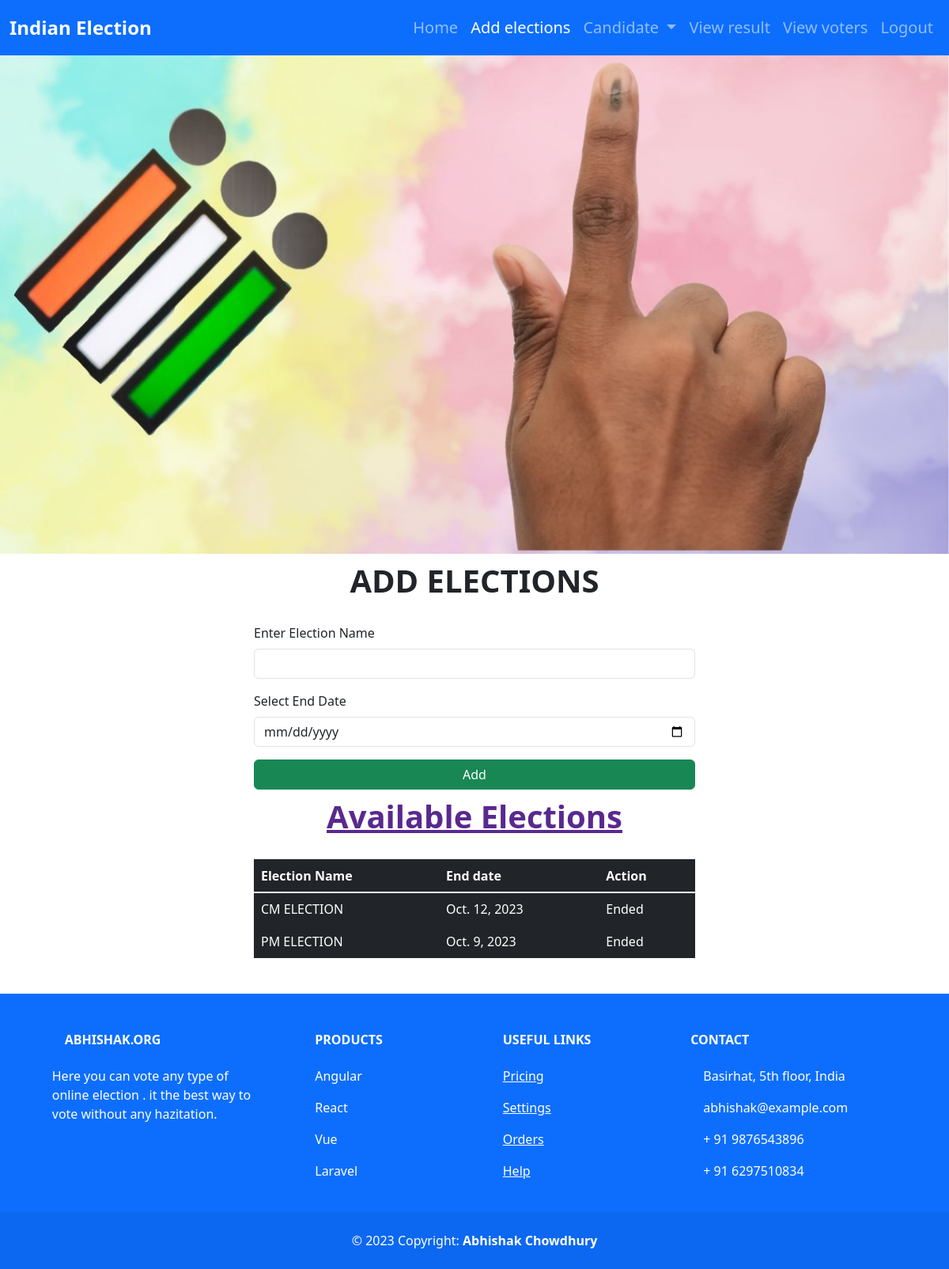
/add-election (signed in), run on the app's committed database.
### myapp/models.py (models this page shows)
class BaseModel(models.Model):
    u_id=models.UUIDField(default=uuid.uuid4,editable=False,unique=True)
    created_at=models.DateTimeField(auto_now_add=True)
    updated_at=models.DateTimeField(auto_now=True)
    class Meta :
        abstract=True

class AvailableElection(BaseModel):
    election_name=models.CharField(max_length=250)
    start_time=models.DateField(auto_now_add=True)
    end_time=models.DateField(auto_now_add=False)

### myapp/views.py (the view)
# urls.py: path('add-election',Add_Election,name='add-election'),
@login_required(login_url='admin-login')
def Add_Election(request):
    elections=AvailableElection.objects.all().order_by('-id')
    today = date.today()
    contex={
        'elections':elections,
        'today':today
    }
    if request.method == 'POST':
        electionname=request.POST.get('electionname')
        enddate=request.POST.get('enddate')
        AvailableElection.objects.create(election_name=electionname,end_time=enddate)
        messages.success(request,'election has been created successfully')
        return redirect('add-election')
    return render(request,'add-election.html',contex)

### myapp/templates/add-election.html (shortened to what this page needs)
{% extends 'admin-base.html' %}
{% block content %}
{% load static %}
<div class="container">
    <h3 class="text-center custom-h3">ADD ELECTIONS</h3>
    <div class="col-6 mx-auto">
        <form method="POST">
            <div class="mb-3">
              <label for="text1" class="form-label">Enter Election Name</label>
              <input type="text" class="form-control" id="text1" aria-describedby="emailHelp" name="electionname">
            </div>
            <div class="mb-3">
              <label for="exampleInputPassword1" class="form-label">Select End Date</label>
              <input type="date" class="form-control" id="exampleInputPassword1" name="enddate">
            </div>
            <button type="submit" class="btn btn-success w-100">Add</button>
          </form>
    </div>
    <h5 class="text-center custom-h3" style="color: #59298f;"><u>Available Elections</u></h5>
    <div class="col-6 mx-auto">
      <table class="table table-bordered border-dark table-dark table-hover">
        <thead>
          <tr>
            <th scope="col">Election Name</th>
            <th scope="col">End date</th>
            <th scope="col">Action</th>
          </tr>
        </thead>
        <tbody class="table-group-divider">
          {% for election in elections %}
          <tr>
            <td>{{election.election_name}}</td>
            <td>{{election.end_time}}</td>
            <td>{% if  election.end_time > today %}Active{% else %}Ended{% endif %}</td>
          </tr>
          {% endfor %}
        </tbody>
      </table>
    </div>
</div>
{% endblock %}

### myapp/static/css/index.css (style rules this page uses)
* { margin: 0; padding: 0; box-sizing: border-box; }
.custom-h3 { font-size: 40px; margin-bottom: 30px; margin-top: 10px; font-weight: 700; }

### data on the page
AvailableElection: election_name "CM ELECTION", end_time "Oct. 12, 2023", shows "Ended"
AvailableElection: election_name "PM ELECTION", end_time "Oct. 9, 2023", shows "Ended"
